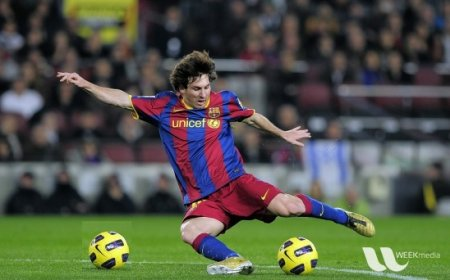
#> input picture messi5.jpg, 450 x 280 px
$ python opencv_transformation_test.py
#> lines starting #> are read from the running program, lines starting #| are printed output that depends on the picture
import numpy as np
import cv2 as cv
from matplotlib import pyplot as plt
img = cv.imread('messi5.jpg')
#> img is the input picture: shape (280, 450, 3); mean B, G, R 72.3, 85.8, 82.3
rows,cols,ch = img.shape
#> rows = 280; cols = 450; ch = 3
pts1 = np.float32([[10,200],[200,50],[100,250]])
pts2 = np.float32([[10,100],[200,50],[100,250]])
M = cv.getAffineTransform(pts1,pts2)
dst = cv.warpAffine(img,M,(cols,rows))
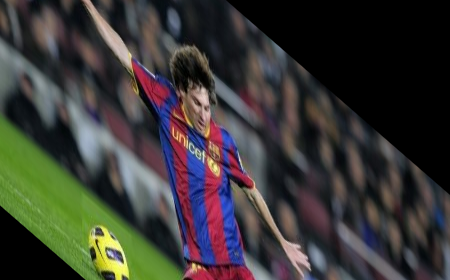
#> dst: shape (280, 450, 3); mean B, G, R 53.6, 57.1, 58.3
plt.subplot(121),plt.imshow(img),plt.title('Input')
plt.subplot(122),plt.imshow(dst),plt.title('Output')
plt.show()
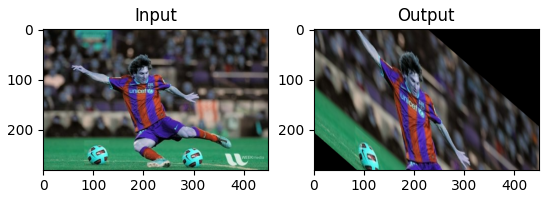
#> figure drawn by matplotlib, 2 panels; B, G, R data is drawn as R, G, B
